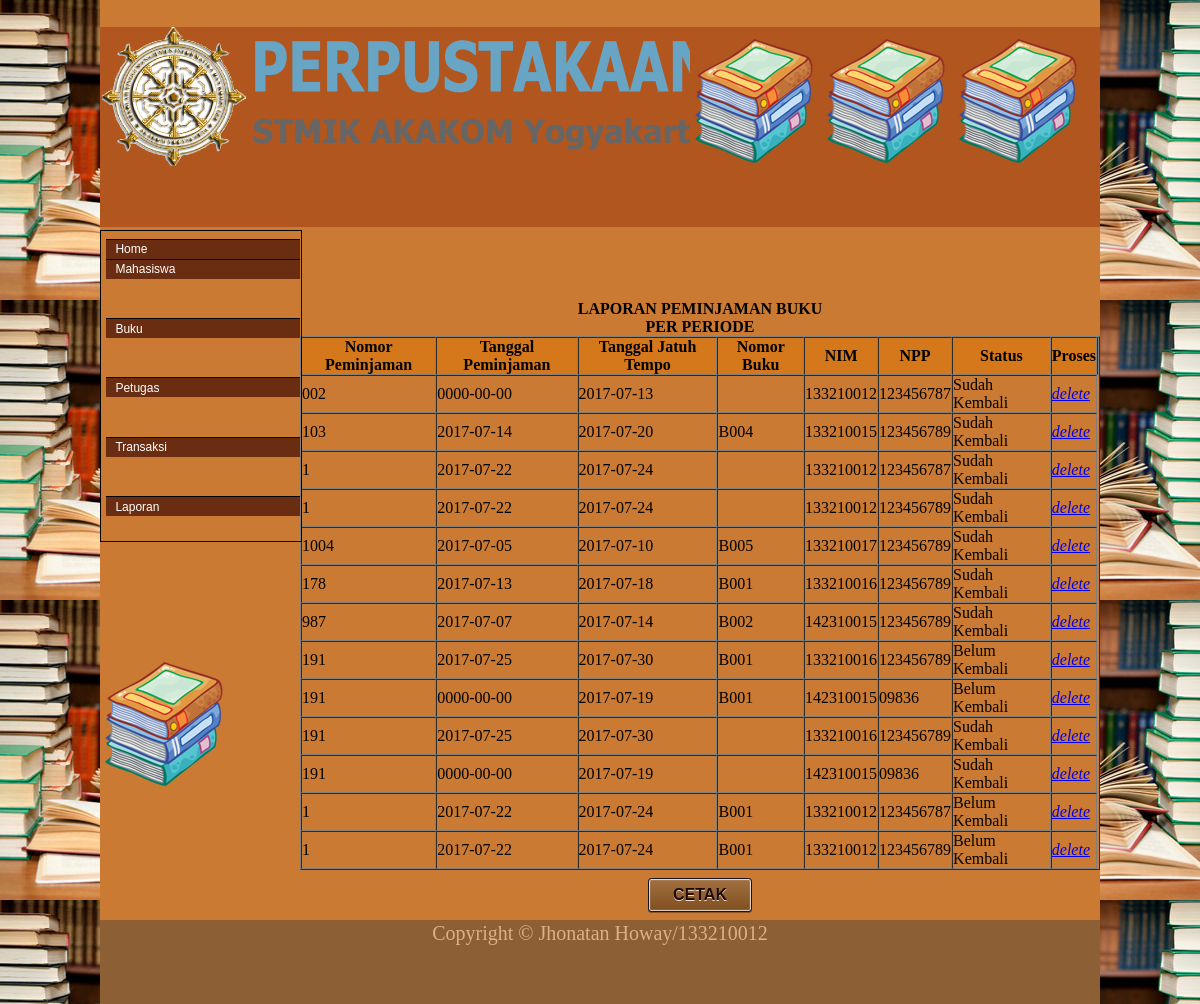
The app's page /page/tampil_pinjam.php with its own data.
### tables this page shows
CREATE TABLE IF NOT EXISTS `transaksipinjam` (
  `No_Pinjam` char(8) NOT NULL,
  `tglPinjam` date DEFAULT NULL,
  `tglJatuhtempo` date DEFAULT NULL,
  `NIM` char(9) NOT NULL DEFAULT '',
  `NPP` char(15) NOT NULL DEFAULT '',
  PRIMARY KEY (`No_Pinjam`,`NIM`,`NPP`),
  KEY `NIM` (`NIM`)
);

CREATE TABLE IF NOT EXISTS `transaksidetail` (
  `No_Transaksi` int(11) NOT NULL AUTO_INCREMENT,
  `tglKembali` date DEFAULT NULL,
  `No_Pinjam` char(8) NOT NULL DEFAULT '',
  `Status` char(30) DEFAULT NULL,
  `No_buku` char(9) NOT NULL DEFAULT '',
  PRIMARY KEY (`No_Transaksi`,`No_Pinjam`,`No_buku`),
  KEY `No_Pinjam` (`No_Pinjam`),
  KEY `No_buku` (`No_buku`)
);

### page/tampil_pinjam.php (the view, shortened to what this page needs)
<!DOCTYPE html>
<html>
<body background="gambar/mantap.jpg">
<link rel="stylesheet" href="../css/style.css"/>
<div id="wrap">
	<div id="header">
		<div id="title">
			<img src="gambar/1.png"/><br/></div>
		<div id="gambar">
			<img src="gambar/library.png"/>
			<img src="gambar/library.png"/>
			<img src="gambar/library.png"/>
		</div>
	</div>
	<div id="kiri">
		<div id="menu">
			<ul>
				<li><a href="index.php">Home</a></li>
				<li><a href="#">Mahasiswa</a>
				</li>
				<li><a href="#">Buku</a>
				</li>
				<li><a href="#">Petugas</a>
				</li>
				<li><a href="#">Transaksi</a>
				</li>
				<li><a href="#">Laporan</a>
				</li>
			</ul>
		</div>
		<div id="banner">
			<img src="gambar/library.png"/>
		</div>
	</div>
<div id="form1">
<?php
include_once 'koneksidb.php';
?>
<head>
<link rel="stylesheet" href="../css/style_mhs.css"/>
</head>
<body bgcolor="#df9233">
<table border='1' align='center' cellpadding="0" cellspacing="0">
<caption><b>LAPORAN PEMINJAMAN BUKU </br> PER PERIODE</b></caption>
<tr bgcolor='#d5781c' align='center'>
<th>Nomor Peminjaman</th>
<th>Tanggal Peminjaman</th>
<th>Tanggal Jatuh Tempo</th>
<th>Nomor Buku</th>
<th>NIM</th>
<th>NPP</th>
<th>Status</th>
<th colspan="6">Proses</th>
<th></th>
</tr>
<?php
$sql ="select tp.No_Pinjam,tp.tglPinjam, tp.tglJatuhtempo,
td.No_Buku, tp.NIM, tp.NPP, td.Status
from transaksipinjam tp
inner join transaksidetail td ON tp.No_Pinjam=td.No_Pinjam";
$hasil=mysqli_query($koneksi, $sql);
?>
<?php
while ($row=mysqli_fetch_assoc($hasil)){
echo "<tr>";
echo "<td> ".$row['No_Pinjam']."</td>";
echo "<td> ".$row['tglPinjam']."</td>";
echo "<td> ".$row['tglJatuhtempo']."</td>";
echo "<td> ".$row['No_Buku']."</td>";
echo "<td> ".$row['NIM']."</td>";
echo "<td> ".$row['NPP']."</td>";
echo "<td> ".$row['Status']."</td>";
echo "<td><i><a href='delete_tampilpinjam.php?id=".$row['No_Pinjam']."'>delete</a> </i></td>";
echo "</tr>";
}
?>
</table>
<center><input type='button' value='CETAK' class='button' onclick='javascript:print();'></center>
</body>
	</div>
	<div id="footer">Copyright &copy; Jhonatan Howay/133210012</div>
	</div>
</body>
</html>

### css/style.css (style rules this page uses)
body { margin: 0; padding: 0; }
#wrap { max-width:1000px; margin: auto; background-color:#ca7a33; }
#header { position: relative; top:27px; max-width:1000px; height:200px; background-color:#b1561f; display: block; }
#title { font-family:Kristen ITC; font-size:16px; padding-left:2px; }
#gambar { position: absolute; width:400px; height:170px; top:10px; right:10px; background-color:#b1561f; }
#kiri { width:200px; margin-top:30px; min-height:510px; position: relative; display: block; float: left; }
#menu { position: absolute; width:200px; height:310px; display: block; border: 1px solid black; font-family:'Arial'; font-size:12px; text-decoration:none; }
#menu ul { padding:0; margin:.4em; list-style: none; text-align: left; }
#menu li { list-style-type:none; text-align: left; margin: 0; }
#menu li a { text-decoration: none; width: 175px; background-color:#6b2d12; border-top:1px solid black; padding: .2em .8em; display: block; color:white; }
#menu ul { padding:0px; margin-top:8px; }
#menu a { color:#000; text-decoration:none; display: block; width: 18em; padding: .1em .2em; }
#banner { position: absolute; top:430px; width:200px; min-height:200px; display: block; margin-bottom:200px; }
#footer { clear: both; max-width:1000px; color:#ffffff; font-size:20px; font-family: monotype corsiva; text-align:center; background-color:#303738; height:80px; padding:2px; opacity:0.4; filter:alpha(opacity=40); }

### css/style_mhs.css (style rules this page uses)
body { margin:0; padding:0; }
.button { display: inline-block; white-space: nowrap; background-color: #a27042; background-image: -webkit-gradient(linear, left top, left bottom, from(#a27042), to(#804f1e)); background-image: -webkit-linear-gradient(top, #a27042, #804f1e); background-image: -moz-linear-gradient(top, #a27042, #804f1e); background-image: -ms-linear-gradient(top, #a27042, #804f1e); background-image: -o-linear-gradient(top, #a27042, #804f1e); background-image: linear-gradient(top, #a27042, #804f1e); border: 1px solid #141427; padding: 0 1.5em; margin: 0.5em; font: bold 1em/2em Arial, Helvetica; text-decoration: none; color: #220702; text-shadow: 0 1px 0 rgba(255,255,255,.8); -moz-border-radius: .2em; -webkit-border-radius: .2em; border-radius: .2em; -moz-box-shadow: 0 0 1px 1px rgba(255,255,255,.8) inset, 0 1px 0 rgba(0,0,0,.3); -webkit-box-shadow: 0 0 1px 1px rgba(255,255,255,.8) inset, 0 1px 0 rgba(0,0,0,.3); box-shadow: 0 0 1px 1px rgba(255,255,255,.8) inset, 0 1px 0 rgba(0,0,0,.3); }
.button:before { background:#80481c; background: rgba(0,0,0,.1); float: left; width: 1em; text-align: center; font-size: 1.5em; margin: 0 1em 0 -1em; padding: 0 .2em; -moz-box-shadow: 1px 0 0 rgba(0,0,0,.5), 2px 0 0 rgba(255,255,255,.5); -webkit-box-shadow: 1px 0 0 rgba(0,0,0,.5), 2px 0 0 rgba(255,255,255,.5); box-shadow: 1px 0 0 rgba(0,0,0,.5), 2px 0 0 rgba(255,255,255,.5); -moz-border-radius: .15em 0 0 .15em; -webkit-border-radius: .15em 0 0 .15em; border-radius: .15em 0 0 .15em; pointer-events: none; }
#form1 { text-align: left; font-style: normal; margin-top:100px; padding-left:200px; }

### records on screen
transaksipinjam: No_Pinjam "002", tglPinjam "0000-00-00", tglJatuhtempo "2017-07-13", NIM "133210012", NPP "123456787", transaksidetail.Status "Sudah Kembali"
transaksipinjam: No_Pinjam "103", tglPinjam "2017-07-14", tglJatuhtempo "2017-07-20", transaksidetail.No_buku "B004", NIM "133210015", NPP "123456789", transaksidetail.Status "Sudah Kembali"
transaksipinjam: No_Pinjam "1", tglPinjam "2017-07-22", tglJatuhtempo "2017-07-24", NIM "133210012", NPP "123456787", transaksidetail.Status "Sudah Kembali", transaksidetail.No_buku "B001", transaksidetail.Status "Belum Kembali"
transaksipinjam: No_Pinjam "1", tglPinjam "2017-07-22", tglJatuhtempo "2017-07-24", NIM "133210012", NPP "123456789", transaksidetail.Status "Sudah Kembali", transaksidetail.No_buku "B001", transaksidetail.Status "Belum Kembali"
transaksipinjam: No_Pinjam "1004", tglPinjam "2017-07-05", tglJatuhtempo "2017-07-10", transaksidetail.No_buku "B005", NIM "133210017", NPP "123456789", transaksidetail.Status "Sudah Kembali"
transaksipinjam: No_Pinjam "178", tglPinjam "2017-07-13", tglJatuhtempo "2017-07-18", transaksidetail.No_buku "B001", NIM "133210016", NPP "123456789", transaksidetail.Status "Sudah Kembali"
transaksipinjam: No_Pinjam "987", tglPinjam "2017-07-07", tglJatuhtempo "2017-07-14", transaksidetail.No_buku "B002", NIM "142310015", NPP "123456789", transaksidetail.Status "Sudah Kembali"
transaksipinjam: No_Pinjam "191", tglPinjam "2017-07-25", tglJatuhtempo "2017-07-30", transaksidetail.No_buku "B001", NIM "133210016", NPP "123456789", transaksidetail.Status "Belum Kembali", transaksidetail.Status "Sudah Kembali"
transaksipinjam: No_Pinjam "191", tglPinjam "0000-00-00", tglJatuhtempo "2017-07-19", transaksidetail.No_buku "B001", NIM "142310015", NPP "09836", transaksidetail.Status "Belum Kembali", transaksidetail.Status "Sudah Kembali"
